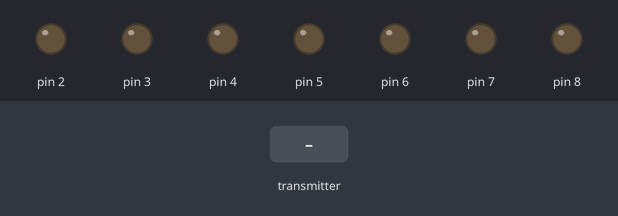
Bench run of a sketch on a simulated Arduino Uno, built with avr-gcc and run on an emulated ATmega328P. On the bench: output pins drawn as LEDs (lit = HIGH). Inputs (shaded band) come from the test bench. No radio packets arrive unless stated; what the sketch prints to the serial monitor is not drawn.

Above: at 1.2 s.
1.3 s: the transmitter starts sending x = 256
At 2.3 s:
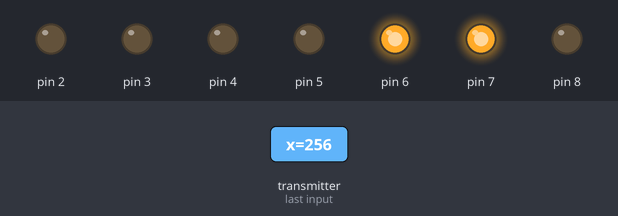
2.8 s: the transmitter starts sending y = 512
At 3.2 s:
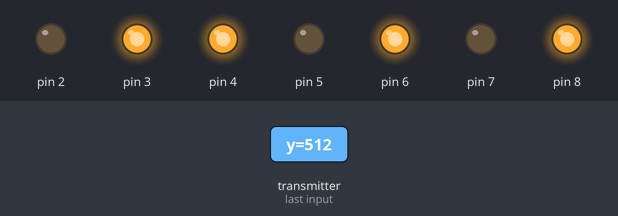
4.3 s: the transmitter starts sending led_state = 1
At 5.5 s:
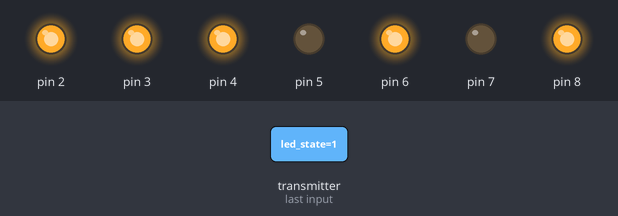
5.8 s: the transmitter starts sending x = 512
At 7.0 s:
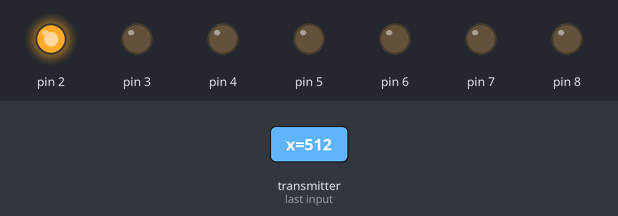
7.3 s: the transmitter starts sending y = 256
At 8.0 s:
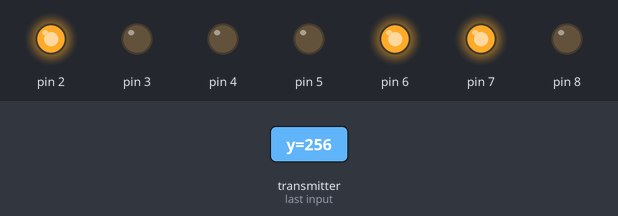
8.8 s: the transmitter starts sending led_state = 0
At 10.2 s:
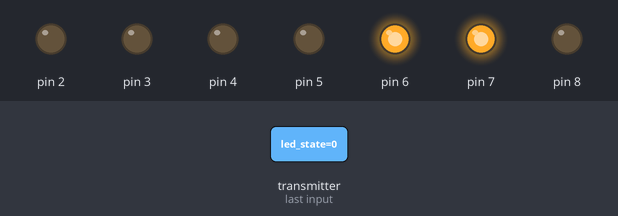
Timing chart, 0 to 11.8 s (numbered marks = the images above; inputs shaded):
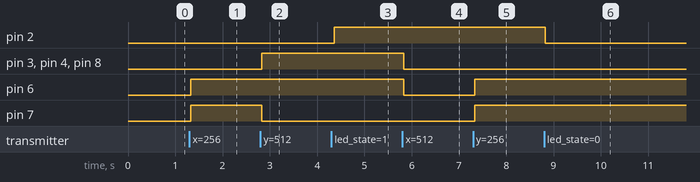

Measured:
- after the input at 1.3 s, pin 6, pin 7: LOW → HIGH at once
- after the input at 2.8 s, pin 3, pin 4, pin 8: LOW → HIGH at once; pin 7: HIGH → LOW at once
- after the input at 4.3 s, pin 2: LOW → HIGH after 0.06 s
- after the input at 5.8 s, pin 3, pin 4, pin 6, pin 8: HIGH → LOW at once
- after the input at 7.3 s, pin 6, pin 7: LOW → HIGH at once
- after the input at 8.8 s, pin 2: HIGH → LOW at once

The sketch:

RXTank.ino
```cpp
// RX Codes on Tank

// ------ Includes and Libraries

#include <stdint.h>

#include <SPI.h>
#include <nRF24L01.h>
#include <RF24.h>

// ------ Toggles of settings and features
#define DEBUG_MODE_ENABLED true

// ------ Macros

#if DEBUG_MODE_ENABLED
#define LOG(x) Serial.print(x)
#define LOG_LN(x) Serial.println(x)
#define LOG_BEGIN(baudrate) Serial.begin(baudrate)
#else
#define LOG(x)
#define LOG_LN(x)
#define LOG_BEGIN(baudrate)
#endif

// ------ Namespaces, Defines, Enumerations

namespace PINS {
constexpr uint8_t RF_CE = 9;
constexpr uint8_t RF_CSN = 10;

constexpr uint8_t MOTOR_R_FORWARD = 5;   // IN2
constexpr uint8_t MOTOR_R_BACKWARD = 4;  // IN1
constexpr uint8_t MOTOR_R_PWM = 3;       // ENA

constexpr uint8_t MOTOR_L_FORWARD = 7;   // IN3
constexpr uint8_t MOTOR_L_BACKWARD = 8;  // IN4
constexpr uint8_t MOTOR_L_PWM = 6;       // ENB

constexpr uint8_t LED = 2;
}

namespace COMMS {

constexpr uint16_t BAUDRATE_SERIAL = 9600;
constexpr uint64_t CHANNEL_ADDRESS = 0xE8E8F0F0E1LL;  // address must be same between RX/TX

}

namespace CONTROL {
constexpr uint8_t JOY_CENTER = 512;
constexpr uint8_t JOY_DEADZONE = 20;
constexpr uint8_t PWM_MAX = 255;
}

constexpr uint16_t RF_DELAY = 20;

// ------ Global Variables

struct ControlData {
  uint16_t x;  // 0 - 1023
  uint16_t y;  // 0 - 1023
  bool led_state;
};

ControlData received_data = { CONTROL::JOY_CENTER, CONTROL::JOY_CENTER, false };

// ------ State Machine

enum class RobotState {
  WAITING_FOR_INPUT_DATA,
  APPLY_INPUT_DATA
};

RobotState current_state = RobotState::WAITING_FOR_INPUT_DATA;

RF24 radio(PINS::RF_CE, PINS::RF_CSN);

// ------ Function prototypes

void Setup_Radio();
void Handle_State_Machine();
void Apply_Movement(int x_raw, int y_raw);
int Map_Joystick(int raw_val, bool invert = false);
int Apply_Deadzone(int value);
void Data_Logger();
void Setup_Pins();

// ------ setup() Function

void setup() {
  LOG_BEGIN(COMMS::BAUDRATE_SERIAL);
  Setup_Pins();
  Setup_Radio();
  LOG_LN("System initialized");
}

// ------ loop() Function

void loop() {
  Handle_State_Machine();
  delay(RF_DELAY);
}

// ------ Function Implementations

void Setup_Radio() {
  radio.begin();
  radio.openReadingPipe(1, COMMS::CHANNEL_ADDRESS);  // // Start as receiver/reader in specified channel address
  //radio.setPALevel(RF24_PA_MIN);   // Optional range setting(?). 4 choices: MIN, LOW, HIGH, MAX. MAX means high range, Min yaparsan menzil en az olur.
  //radio.setDataRate(RF24_250KBPS); // Optional transmission speed setting(?). 3 choices: 250KBPS, 1MBPS, 2 MBPS. Slow speed = high range
  radio.startListening();  // Start listening
  LOG_LN("nRF24 is started listening in RX mode.");
}

void Handle_State_Machine() {

  switch (current_state) {
    case (RobotState::WAITING_FOR_INPUT_DATA):

      if (radio.available()) {
        radio.read(&received_data, sizeof(received_data));
        current_state = RobotState::APPLY_INPUT_DATA;
      }
      break;

    case (RobotState::APPLY_INPUT_DATA):
      Apply_Movement(received_data.x, received_data.y);
      digitalWrite(PINS::LED, received_data.led_state ? HIGH : LOW);
      current_state = RobotState::WAITING_FOR_INPUT_DATA;
      break;

    default: break;
  }
}

void Apply_Movement(int x_raw, int y_raw) {

  int x = Apply_Deadzone(Map_Joystick(x_raw));
  int y = Apply_Deadzone(Map_Joystick(y_raw, true));

  int motor_l_speed = y + x;
  int motor_r_speed = y - x;

  motor_l_speed = constrain(motor_l_speed, -255, 255);
  motor_r_speed = constrain(motor_r_speed, -255, 255);

  LOG("joyX: ");
  LOG(x);
  LOG(" joyY: ");
  LOG(y);
  LOG(" m_L_speed: ");
  LOG(motor_l_speed);
  LOG(" m_R_speed: ");
  LOG(motor_r_speed);

  // Left Motor
  if (motor_l_speed > 0) {
    digitalWrite(PINS::MOTOR_L_FORWARD, HIGH);
    digitalWrite(PINS::MOTOR_L_BACKWARD, LOW);
    analogWrite(PINS::MOTOR_L_PWM, motor_l_speed);
  } else if (motor_l_speed < 0) {
    digitalWrite(PINS::MOTOR_L_FORWARD, LOW);
    digitalWrite(PINS::MOTOR_L_BACKWARD, HIGH);
    analogWrite(PINS::MOTOR_L_PWM, -motor_l_speed);
  } else {
    digitalWrite(PINS::MOTOR_L_FORWARD, LOW);
    digitalWrite(PINS::MOTOR_L_BACKWARD, LOW);
    analogWrite(PINS::MOTOR_L_PWM, 0);
  }

  // Right Motor
  if (motor_r_speed > 0) {
    digitalWrite(PINS::MOTOR_R_FORWARD, HIGH);
    digitalWrite(PINS::MOTOR_R_BACKWARD, LOW);
    analogWrite(PINS::MOTOR_R_PWM, motor_r_speed);
  } else if (motor_l_speed < 0) {
    digitalWrite(PINS::MOTOR_R_FORWARD, LOW);
    digitalWrite(PINS::MOTOR_R_BACKWARD, HIGH);
    analogWrite(PINS::MOTOR_R_PWM, -motor_r_speed);
  } else {
    digitalWrite(PINS::MOTOR_R_FORWARD, LOW);
    digitalWrite(PINS::MOTOR_R_BACKWARD, LOW);
    analogWrite(PINS::MOTOR_R_PWM, 0);
  }
}

int Map_Joystick(int raw_val, bool invert) {
  int val = raw_val - CONTROL::JOY_CENTER;
  return invert ? -val : val;
}

int Apply_Deadzone(int value) {
  return (abs(value) < CONTROL::JOY_DEADZONE) ? 0 : value;
}

void Data_Logger()  // Vericiden gelen joystick değerlerini serial monitöre yazdırarak değerlerin iletimini ve gecikmesini kontrol edebilmeyi sağlayan fonksiyonu oluşturduk.
{
  LOG("x (j1): ");
  LOG(received_data.x);
  LOG(", y (j2): ");
  LOG(received_data.y);
  LOG(", ledState: ");
  LOG_LN(received_data.led_state);
}

void Setup_Pins() {
  pinMode(PINS::MOTOR_R_FORWARD, OUTPUT);
  pinMode(PINS::MOTOR_R_BACKWARD, OUTPUT);
  pinMode(PINS::MOTOR_R_PWM, OUTPUT);

  pinMode(PINS::MOTOR_L_FORWARD, OUTPUT);
  pinMode(PINS::MOTOR_L_BACKWARD, OUTPUT);
  pinMode(PINS::MOTOR_L_PWM, OUTPUT);

  pinMode(PINS::LED, OUTPUT);
}
```
